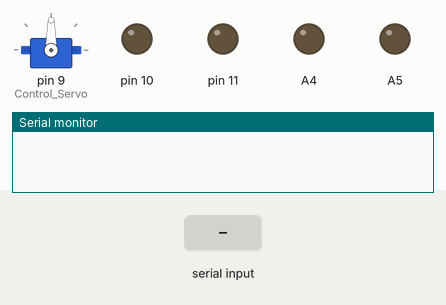
The sketch below on a simulated Arduino Uno, built with avr-gcc and run on an emulated ATmega328P. Shown: servo, output pins drawn as LEDs (lit = HIGH), the last lines printed to the serial monitor. The inputs (shaded band) are chosen by the test bench.

Above: at 1.2 s.
1.3 s: "B" received over Serial
At 2.2 s:
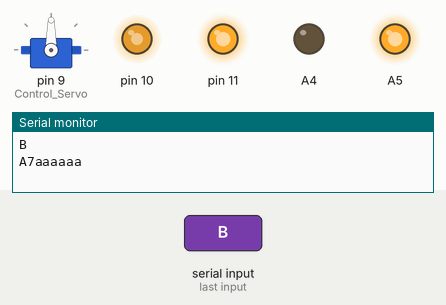
2.8 s: "F" received over Serial
At 3.3 s:
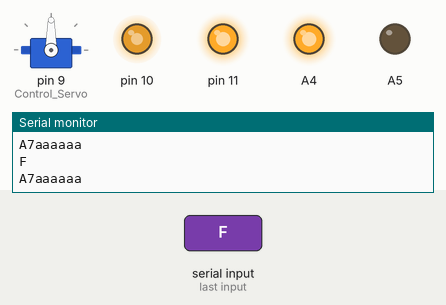
4.3 s: "L" received over Serial
At 5.5 s:
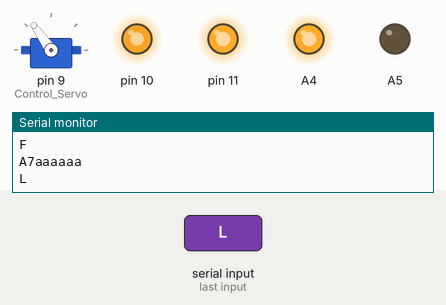
5.8 s: "S" received over Serial
At 6.8 s:
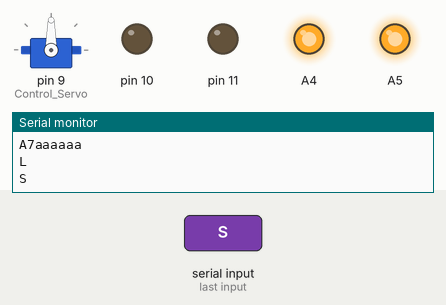
7.3 s: "R" received over Serial
At 8.0 s:
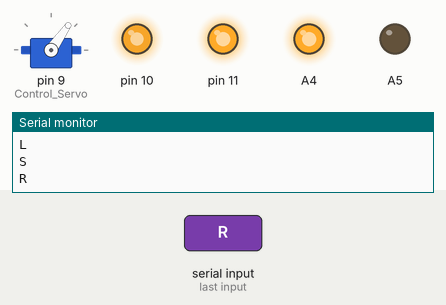
Timing chart, 0 to 9.8 s (numbered marks = the images above; inputs shaded):
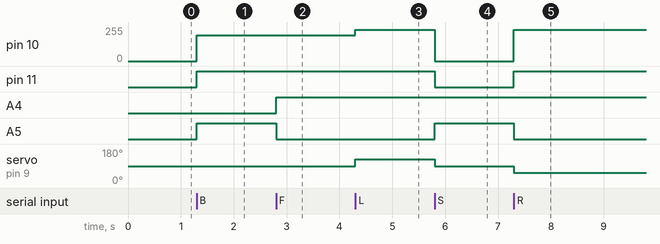

The sketch:

IR_test.ino
```cpp
//Setup Bluetooth Module
#include <Servo.h>
Servo Control_Servo;
char data;

void setup() {
  // put your setup code here, to run once:
  pinMode(11,OUTPUT);
  pinMode(10,OUTPUT);
  pinMode(A4,OUTPUT);
  pinMode(A5,OUTPUT);
Serial.begin(9600);
  Control_Servo.attach (9);

}

void loop() {
  // put your main code here, to run repeatedly:
  if(Serial.available())
  {
    data=Serial.read();
    Serial.println(data);
    if(data=='B')
    {
      Serial.println("A7aaaaaa");
      analogWrite(11,255);
      analogWrite(10,195);
      digitalWrite(A4,LOW);
      digitalWrite(A5,HIGH);
      Control_Servo.write(90);
    }
    if(data=='F')
    {
      Serial.println("A7aaaaaa");
      analogWrite(11,255);
      analogWrite(10,195);
      digitalWrite(A4,HIGH);
      digitalWrite(A5,LOW);
          Control_Servo.write(90);

    }
     if(data=='L')
    {
      Control_Servo.write(125);
      //delay(3000);
      analogWrite(11,255);
      analogWrite(10,235);
      digitalWrite(A4,HIGH);
      digitalWrite(A5,LOW);


    }
    if(data=='S'){

      Control_Servo.write(90);
      //delay(3000);
      analogWrite(11,0);
      analogWrite(10,0);
      digitalWrite(A4,HIGH);
      digitalWrite(A5,HIGH);


      }
    if(data=='R')
    {
      Control_Servo.write(55);
      //delay(3000);
      analogWrite(11,255);
      analogWrite(10,235);
      digitalWrite(A4,HIGH);
      digitalWrite(A5,LOW);

    }
  }


}
```

Measured:
- after the input at 1.3 s, pin 10: 0/255 → 195/255 at once; pin 11, A5: LOW → HIGH at once
- after the input at 2.8 s, A4: LOW → HIGH at once; A5: HIGH → LOW at once
- after the input at 4.3 s, pin 10: 195/255 → 235/255 at once; servo on pin 9 (Control_Servo): 90° → 125° at once
- after the input at 5.8 s, pin 10: 235/255 → 0/255 at once; pin 11: HIGH → LOW at once; A5: LOW → HIGH at once; servo on pin 9 (Control_Servo): 125° → 90° at once
- after the input at 7.3 s, pin 10: 0/255 → 235/255 at once; pin 11: LOW → HIGH at once; A5: HIGH → LOW at once; servo on pin 9 (Control_Servo): 90° → 55° at once
